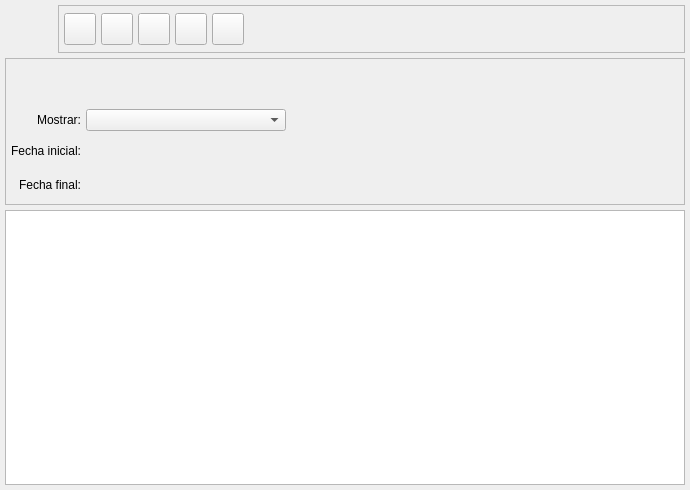
<ui version="4.0" >
 <author>Tomeu Borras Riera</author>
 <class>MovimientosBase</class>
 <widget class="QWidget" name="MovimientosBase" >
  <property name="enabled" >
   <bool>true</bool>
  </property>
  <property name="geometry" >
   <rect>
    <x>0</x>
    <y>0</y>
    <width>690</width>
    <height>490</height>
   </rect>
  </property>
  <property name="windowTitle" >
   <string>Movimientos</string>
  </property>
  <property name="windowIcon" >
   <iconset resource="../../../bulmages.qrc" >:/Bulmafact48x48/images/png/48x48/i_bulmages_articulos_familias.48x48.png</iconset>
  </property>
  <layout class="QGridLayout" >
   <property name="margin" >
    <number>5</number>
   </property>
   <property name="spacing" >
    <number>5</number>
   </property>
   <item row="0" column="0" >
    <layout class="QHBoxLayout" >
     <property name="margin" >
      <number>0</number>
     </property>
     <property name="spacing" >
      <number>5</number>
     </property>
     <item>
      <widget class="QLabel" name="label" >
       <property name="minimumSize" >
        <size>
         <width>48</width>
         <height>48</height>
        </size>
       </property>
       <property name="maximumSize" >
        <size>
         <width>48</width>
         <height>48</height>
        </size>
       </property>
       <property name="text" >
        <string/>
       </property>
       <property name="pixmap" >
        <pixmap resource="../../../bulmages.qrc" >:/Bulmafact48x48/images/png/48x48/i_bulmages_articulos_familias.48x48.png</pixmap>
       </property>
      </widget>
     </item>
     <item>
      <widget class="QFrame" name="m_botonera" >
       <property name="frameShape" >
        <enum>QFrame::StyledPanel</enum>
       </property>
       <property name="frameShadow" >
        <enum>QFrame::Raised</enum>
       </property>
       <layout class="QHBoxLayout" >
        <property name="margin" >
         <number>5</number>
        </property>
        <property name="spacing" >
         <number>5</number>
        </property>
        <item>
         <widget class="QToolButton" name="mui_borrar" >
          <property name="minimumSize" >
           <size>
            <width>32</width>
            <height>32</height>
           </size>
          </property>
          <property name="maximumSize" >
           <size>
            <width>32</width>
            <height>32</height>
           </size>
          </property>
          <property name="toolTip" >
           <string>Borrar factura</string>
          </property>
          <property name="whatsThis" >
           <string>Borrar factura</string>
          </property>
          <property name="text" >
           <string/>
          </property>
          <property name="icon" >
           <iconset resource="../../../bulmages.qrc" >:/Genericos32x32/images/png/i_editDelete.png</iconset>
          </property>
          <property name="iconSize" >
           <size>
            <width>32</width>
            <height>32</height>
           </size>
          </property>
          <property name="shortcut" >
           <string>Ctrl+D</string>
          </property>
         </widget>
        </item>
        <item>
         <widget class="QToolButton" name="mui_imprimir" >
          <property name="minimumSize" >
           <size>
            <width>32</width>
            <height>32</height>
           </size>
          </property>
          <property name="maximumSize" >
           <size>
            <width>32</width>
            <height>32</height>
           </size>
          </property>
          <property name="toolTip" >
           <string>Imprimir listado</string>
          </property>
          <property name="whatsThis" >
           <string>Imprimir listado</string>
          </property>
          <property name="text" >
           <string/>
          </property>
          <property name="icon" >
           <iconset resource="../../../bulmages.qrc" >:/Genericos32x32/images/png/i_filePrint.xpm</iconset>
          </property>
          <property name="iconSize" >
           <size>
            <width>32</width>
            <height>32</height>
           </size>
          </property>
          <property name="shortcut" >
           <string>Ctrl+P</string>
          </property>
         </widget>
        </item>
        <item>
         <widget class="QToolButton" name="mui_filtrar" >
          <property name="minimumSize" >
           <size>
            <width>32</width>
            <height>32</height>
           </size>
          </property>
          <property name="maximumSize" >
           <size>
            <width>32</width>
            <height>32</height>
           </size>
          </property>
          <property name="toolTip" >
           <string>Filtrar facturas</string>
          </property>
          <property name="whatsThis" >
           <string>Filtrar facturas</string>
          </property>
          <property name="text" >
           <string/>
          </property>
          <property name="icon" >
           <iconset resource="../../../bulmages.qrc" >:/Genericos32x32/images/png/i_find.png</iconset>
          </property>
          <property name="iconSize" >
           <size>
            <width>32</width>
            <height>32</height>
           </size>
          </property>
          <property name="shortcut" >
           <string>Ctrl+F</string>
          </property>
          <property name="checkable" >
           <bool>true</bool>
          </property>
         </widget>
        </item>
        <item>
         <widget class="QToolButton" name="mui_configurar" >
          <property name="minimumSize" >
           <size>
            <width>32</width>
            <height>32</height>
           </size>
          </property>
          <property name="maximumSize" >
           <size>
            <width>32</width>
            <height>32</height>
           </size>
          </property>
          <property name="toolTip" >
           <string>Configurar listado</string>
          </property>
          <property name="whatsThis" >
           <string>Configurar listado</string>
          </property>
          <property name="text" >
           <string/>
          </property>
          <property name="icon" >
           <iconset resource="../../../bulmages.qrc" >:/Genericos32x32/images/png/i_packageSettings.png</iconset>
          </property>
          <property name="iconSize" >
           <size>
            <width>32</width>
            <height>32</height>
           </size>
          </property>
          <property name="shortcut" >
           <string>Ctrl+B</string>
          </property>
          <property name="checkable" >
           <bool>true</bool>
          </property>
         </widget>
        </item>
        <item>
         <widget class="QToolButton" name="mui_actualizar" >
          <property name="minimumSize" >
           <size>
            <width>32</width>
            <height>32</height>
           </size>
          </property>
          <property name="maximumSize" >
           <size>
            <width>32</width>
            <height>32</height>
           </size>
          </property>
          <property name="toolTip" >
           <string>Actualizar listado</string>
          </property>
          <property name="whatsThis" >
           <string>Actualizar listado</string>
          </property>
          <property name="text" >
           <string/>
          </property>
          <property name="icon" >
           <iconset resource="../../../bulmages.qrc" >:/Genericos32x32/images/png/i_reload.png</iconset>
          </property>
          <property name="iconSize" >
           <size>
            <width>32</width>
            <height>32</height>
           </size>
          </property>
          <property name="shortcut" >
           <string>F5</string>
          </property>
         </widget>
        </item>
        <item>
         <widget class="QFrame" name="mui_plugbotones" >
          <property name="sizePolicy" >
           <sizepolicy>
            <hsizetype>1</hsizetype>
            <vsizetype>5</vsizetype>
            <horstretch>0</horstretch>
            <verstretch>0</verstretch>
           </sizepolicy>
          </property>
          <property name="frameShape" >
           <enum>QFrame::NoFrame</enum>
          </property>
          <property name="frameShadow" >
           <enum>QFrame::Plain</enum>
          </property>
          <property name="lineWidth" >
           <number>0</number>
          </property>
         </widget>
        </item>
        <item>
         <spacer>
          <property name="orientation" >
           <enum>Qt::Horizontal</enum>
          </property>
          <property name="sizeType" >
           <enum>QSizePolicy::Expanding</enum>
          </property>
          <property name="sizeHint" >
           <size>
            <width>111</width>
            <height>34</height>
           </size>
          </property>
         </spacer>
        </item>
       </layout>
      </widget>
     </item>
    </layout>
   </item>
   <item row="1" column="0" >
    <widget class="QFrame" name="m_busqueda" >
     <property name="frameShape" >
      <enum>QFrame::StyledPanel</enum>
     </property>
     <property name="frameShadow" >
      <enum>QFrame::Raised</enum>
     </property>
     <layout class="QGridLayout" >
      <property name="margin" >
       <number>5</number>
      </property>
      <property name="spacing" >
       <number>5</number>
      </property>
      <item rowspan="4" row="0" column="2" >
       <layout class="QVBoxLayout" >
        <property name="margin" >
         <number>0</number>
        </property>
        <property name="spacing" >
         <number>5</number>
        </property>
        <item>
         <widget class="BusquedaCliente" native="1" name="m_cliente" >
          <property name="sizePolicy" >
           <sizepolicy>
            <hsizetype>7</hsizetype>
            <vsizetype>5</vsizetype>
            <horstretch>0</horstretch>
            <verstretch>0</verstretch>
           </sizepolicy>
          </property>
          <property name="minimumSize" >
           <size>
            <width>150</width>
            <height>65</height>
           </size>
          </property>
         </widget>
        </item>
        <item>
         <widget class="BusquedaArticulo" native="1" name="m_articulo" >
          <property name="sizePolicy" >
           <sizepolicy>
            <hsizetype>7</hsizetype>
            <vsizetype>5</vsizetype>
            <horstretch>0</horstretch>
            <verstretch>0</verstretch>
           </sizepolicy>
          </property>
          <property name="minimumSize" >
           <size>
            <width>150</width>
            <height>65</height>
           </size>
          </property>
         </widget>
        </item>
       </layout>
      </item>
      <item row="2" column="1" >
       <widget class="BusquedaFecha" native="1" name="m_fechain" >
        <property name="minimumSize" >
         <size>
          <width>200</width>
          <height>0</height>
         </size>
        </property>
        <property name="maximumSize" >
         <size>
          <width>200</width>
          <height>16777215</height>
         </size>
        </property>
       </widget>
      </item>
      <item row="1" column="0" >
       <widget class="QLabel" name="label_2" >
        <property name="text" >
         <string>Mostrar:</string>
        </property>
        <property name="alignment" >
         <set>Qt::AlignRight|Qt::AlignTrailing|Qt::AlignVCenter</set>
        </property>
       </widget>
      </item>
      <item row="1" column="1" >
       <widget class="QComboBox" name="mui_procesada" >
        <property name="minimumSize" >
         <size>
          <width>200</width>
          <height>0</height>
         </size>
        </property>
        <property name="maximumSize" >
         <size>
          <width>200</width>
          <height>16777215</height>
         </size>
        </property>
        <property name="focusPolicy" >
         <enum>Qt::StrongFocus</enum>
        </property>
        <property name="frame" >
         <bool>true</bool>
        </property>
       </widget>
      </item>
      <item row="3" column="1" >
       <widget class="BusquedaFecha" native="1" name="m_fechafin" >
        <property name="sizePolicy" >
         <sizepolicy>
          <hsizetype>4</hsizetype>
          <vsizetype>5</vsizetype>
          <horstretch>0</horstretch>
          <verstretch>0</verstretch>
         </sizepolicy>
        </property>
        <property name="minimumSize" >
         <size>
          <width>200</width>
          <height>0</height>
         </size>
        </property>
        <property name="maximumSize" >
         <size>
          <width>200</width>
          <height>16777215</height>
         </size>
        </property>
       </widget>
      </item>
      <item row="3" column="0" >
       <widget class="QLabel" name="textLabel1_4_2" >
        <property name="text" >
         <string>Fecha final:</string>
        </property>
        <property name="alignment" >
         <set>Qt::AlignRight|Qt::AlignTrailing|Qt::AlignVCenter</set>
        </property>
       </widget>
      </item>
      <item row="2" column="0" >
       <widget class="QLabel" name="textLabel1_4" >
        <property name="text" >
         <string>Fecha inicial:</string>
        </property>
        <property name="alignment" >
         <set>Qt::AlignRight|Qt::AlignTrailing|Qt::AlignVCenter</set>
        </property>
       </widget>
      </item>
      <item row="0" column="0" colspan="2" >
       <spacer>
        <property name="orientation" >
         <enum>Qt::Vertical</enum>
        </property>
        <property name="sizeType" >
         <enum>QSizePolicy::Preferred</enum>
        </property>
        <property name="sizeHint" >
         <size>
          <width>20</width>
          <height>40</height>
         </size>
        </property>
       </spacer>
      </item>
     </layout>
    </widget>
   </item>
   <item row="2" column="0" >
    <widget class="MovimientosSubform" name="mui_list" />
   </item>
  </layout>
 </widget>
 <layoutdefault spacing="3" margin="5" />
 <customwidgets>
  <customwidget>
   <class>BusquedaArticulo</class>
   <extends>QWidget</extends>
   <header>busquedaarticulo.h</header>
  </customwidget>
  <customwidget>
   <class>BusquedaFecha</class>
   <extends>QWidget</extends>
   <header>../../../bulmalib/busquedafecha.h</header>
  </customwidget>
  <customwidget>
   <class>BusquedaCliente</class>
   <extends>QWidget</extends>
   <header>busquedacliente.h</header>
  </customwidget>
  <customwidget>
   <class>MovimientosSubform</class>
   <extends>QTableWidget</extends>
   <header>movimientosview.h</header>
  </customwidget>
 </customwidgets>
 <resources>
  <include location="../../../bulmages.qrc" />
 </resources>
 <connections>
  <connection>
   <sender>mui_filtrar</sender>
   <signal>toggled(bool)</signal>
   <receiver>m_busqueda</receiver>
   <slot>setShown(bool)</slot>
   <hints>
    <hint type="sourcelabel" >
     <x>238</x>
     <y>43</y>
    </hint>
    <hint type="destinationlabel" >
     <x>234</x>
     <y>72</y>
    </hint>
   </hints>
  </connection>
 </connections>
</ui>
